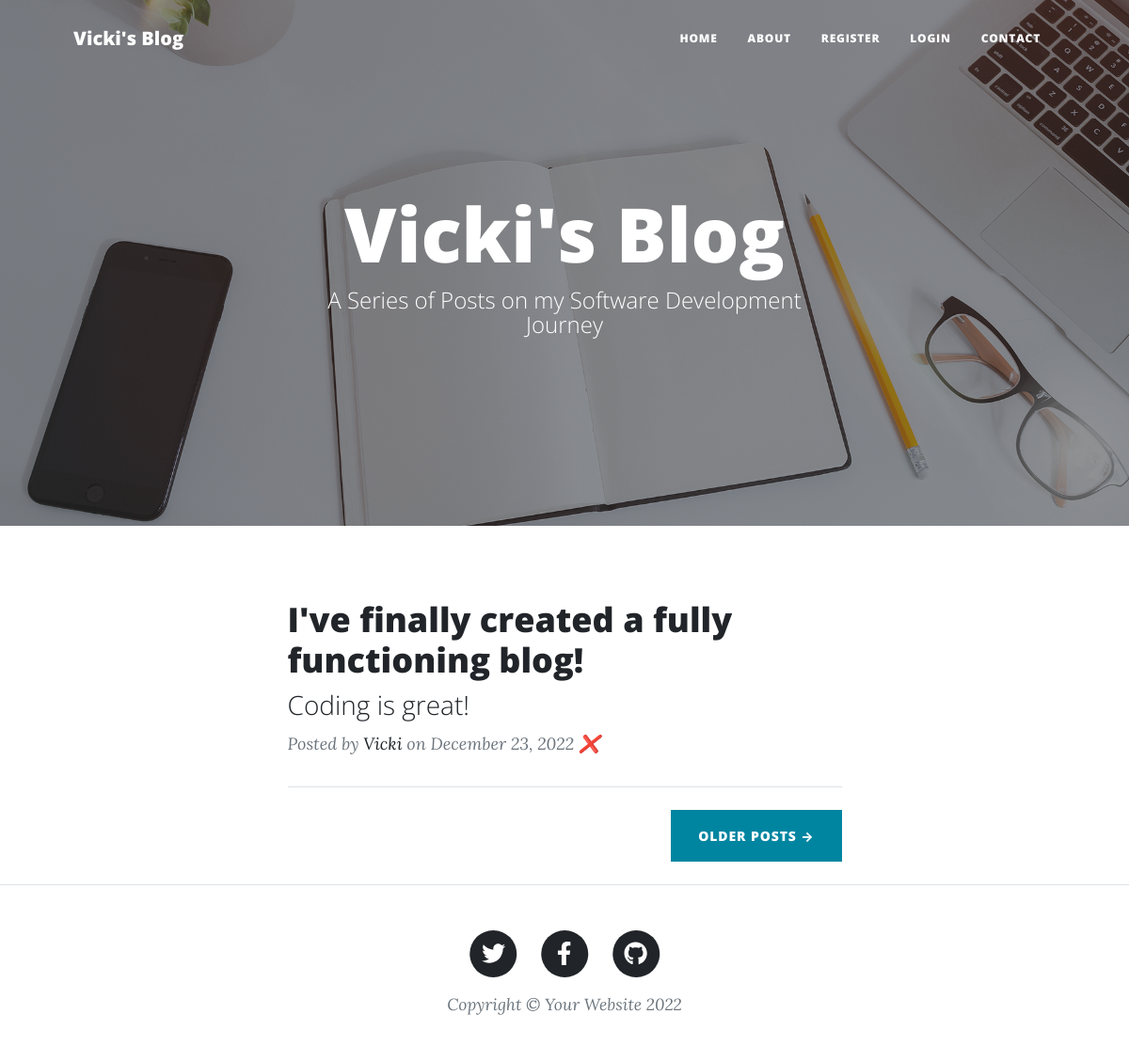
The page / on the database its author committed.
### main.py (models this page shows)
class BlogPost(db.Model):
    __tablename__ = "blog_posts"
    id = db.Column(db.Integer, primary_key=True)
    author_id = db.Column(db.Integer, db.ForeignKey("users.id"))
    author = relationship("User", back_populates="posts")
    title = db.Column(db.String(250), unique=True, nullable=False)
    subtitle = db.Column(db.String(250), nullable=False)
    date = db.Column(db.String(250), nullable=False)
    body = db.Column(db.Text, nullable=False)
    img_url = db.Column(db.String(250), nullable=False)
    comments = relationship("Comment", back_populates="comments_on_post")

class User(UserMixin, db.Model):
    __tablename__ = "users"
    id = db.Column(db.Integer, primary_key=True)
    email = db.Column(db.String(100), unique=True)
    password = db.Column(db.String(100))
    name = db.Column(db.String(100))
    posts = relationship("BlogPost", back_populates="author")
    comments = relationship("Comment", back_populates="commenter")
    is_admin = db.Column(db.Boolean)

### main.py (the view)
@app.route('/')
def index():
    all_posts = db.session.query(BlogPost).all()
    return render_template('index.html', blog_posts = all_posts)

### templates/index.html
<!DOCTYPE html>
<html lang="en">
{% include 'header.html' %}
        <header class="masthead" style="background-image: url('static/assets/img/home-bg.jpg')">
            <div class="container position-relative px-4 px-lg-5">
                <div class="row gx-4 gx-lg-5 justify-content-center">
                    <div class="col-md-10 col-lg-8 col-xl-7">
                        <div class="site-heading">
                            <h1>Vicki's Blog</h1>
                            <span class="subheading">A Series of Posts on my Software Development Journey</span>
                        </div>
                    </div>
                </div>
            </div>
        </header>
        <div class="container px-4 px-lg-5">
            <div class="row gx-4 gx-lg-5 justify-content-center">
                <div class="col-md-10 col-lg-8 col-xl-7">
                    {% for post in blog_posts: %}
                    <div class="post-preview">
                        <a href="{{ url_for('post', id=post['id']) }}">
                            <h2 class="post-title">{{post['title']}}</h2>
                            <h3 class="post-subtitle">{{post['subtitle']}} </h3>
                        </a>
                        <p class="post-meta">
                            Posted by
                            <a href="#!">{{post.author.name}} </a>
                            on {{post['date']}} <a href="{{url_for('delete', post_id = post.id)}}"> ❌ </a>
                        </p>
                    </div>
                    <hr class="my-4" />
                    {% endfor %}
                    <div class="d-flex justify-content-end mb-4"><a class="btn btn-primary text-uppercase" href="#!">Older Posts →</a></div>
                </div>
            </div>
        </div>
{% include 'footer.html' %}
   </body>
</html>

### templates/header.html (shortened to what this page needs)
<!DOCTYPE html>
<html lang="en">
    <head>
        <link href="/static/css/styles.css" rel="stylesheet" />
    </head>
    <body>
        <nav class="navbar navbar-expand-lg navbar-light " id="mainNav">
            <div class="container px-4 px-lg-5">
                <a class="navbar-brand" href="/">Vicki's Blog</a>
                <div class="collapse navbar-collapse" id="navbarResponsive">
                    <ul class="navbar-nav ms-auto py-4 py-lg-0">
                        <li class="nav-item"><a class="nav-link px-lg-3 py-3 py-lg-4" href="/">Home</a></li>
                        <li class="nav-item"><a class="nav-link px-lg-3 py-3 py-lg-4" href="/about">About</a></li>
                        {% if not current_user.is_authenticated %}
                        <li class="nav-item"><a class="nav-link px-lg-3 py-3 py-lg-4" href="/register">Register</a></li>
                        <li class="nav-item"><a class="nav-link px-lg-3 py-3 py-lg-4" href="/login">Login</a></li>
                        {% endif %}
                      <li class="nav-item"><a class="nav-link px-lg-3 py-3 py-lg-4" href="/contact">Contact</a></li>
                    </ul>
                </div>
            </div>
        </nav>
    </body>
</html>

### templates/footer.html (shortened to what this page needs)
<!DOCTYPE html>
<html lang="en">
<head>
</head>
<body>
        <footer class="border-top">
            <div class="container px-4 px-lg-5">
                <div class="row gx-4 gx-lg-5 justify-content-center">
                    <div class="col-md-10 col-lg-8 col-xl-7">
                        <ul class="list-inline text-center">
                            <li class="list-inline-item">
                                <a href="#!">
                                    <span class="fa-stack fa-lg">
                                        <i class="fas fa-circle fa-stack-2x"></i>
                                        <i class="fab fa-twitter fa-stack-1x fa-inverse"></i>
                                    </span>
                                </a>
                            </li>
                            <li class="list-inline-item">
                                <a href="#!">
                                    <span class="fa-stack fa-lg">
                                        <i class="fas fa-circle fa-stack-2x"></i>
                                        <i class="fab fa-facebook-f fa-stack-1x fa-inverse"></i>
                                    </span>
                                </a>
                            </li>
                            <li class="list-inline-item">
                                <a href="#!">
                                    <span class="fa-stack fa-lg">
                                        <i class="fas fa-circle fa-stack-2x"></i>
                                        <i class="fab fa-github fa-stack-1x fa-inverse"></i>
                                    </span>
                                </a>
                            </li>
                        </ul>
                        <div class="small text-center text-muted fst-italic">Copyright &copy; Your Website 2022</div>
                    </div>
                </div>
            </div>
        </footer>
    </body>
</html>

### rows shown on the page
BlogPost: title "I've finally created a fully functioning blog!", subtitle "Coding is great!", author.name "Vicki", date "December 23, 2022"
